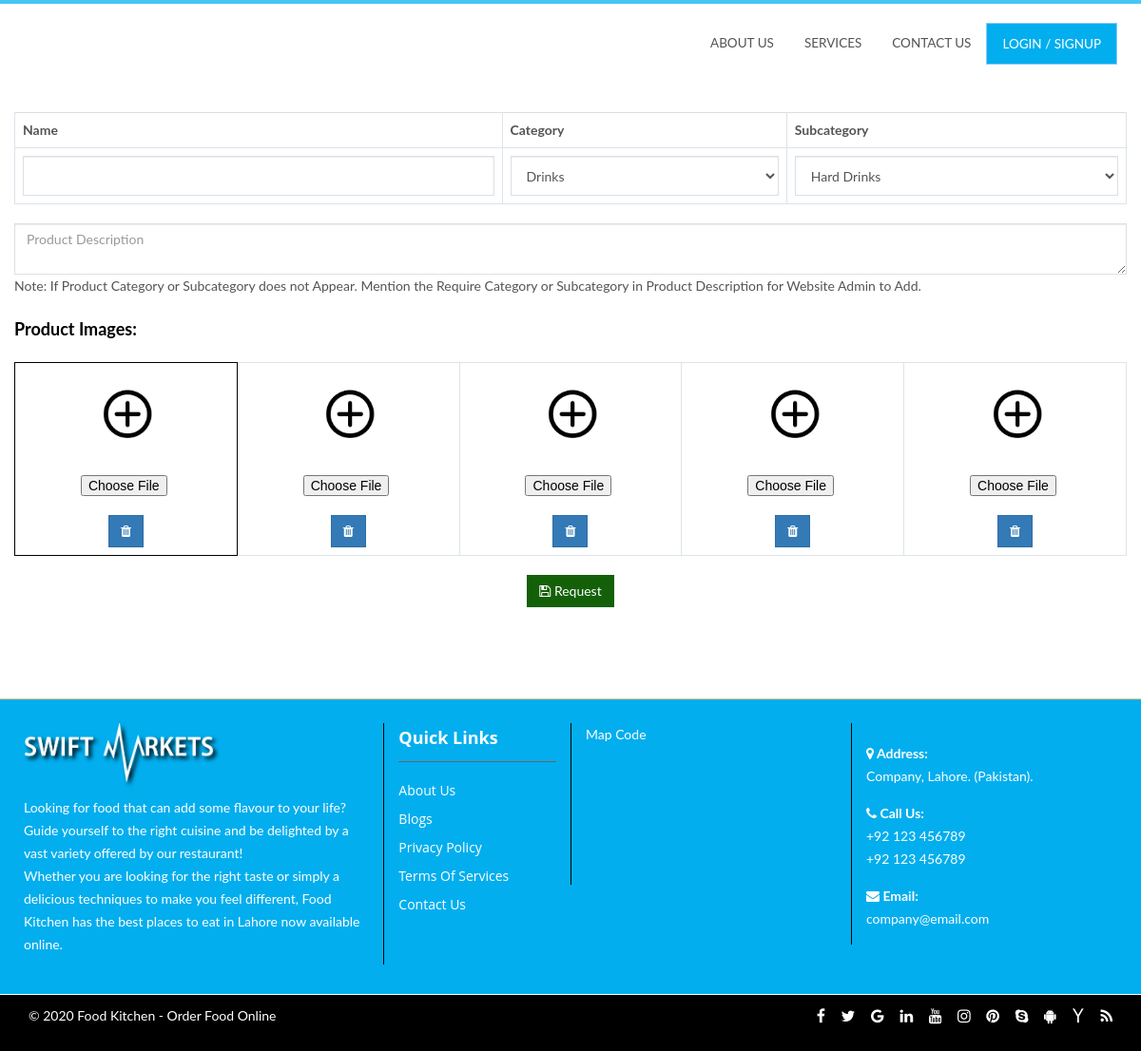
The page /requestpro.php on the database its author committed.
### tables this page shows
CREATE TABLE IF NOT EXISTS `contact` (
  `id` int(11) NOT NULL AUTO_INCREMENT,
  `sitename` text,
  `logo` text,
  `phone` text,
  `email` text,
  `address` text,
  `gmaps` text,
  `cover` text,
  `post` text,
  `fpost` text,
  `facebook` text,
  `twitter` text,
  `insta` text,
  `youtube` text,
  PRIMARY KEY (`id`)
);

CREATE TABLE IF NOT EXISTS `pages` (
  `id` int(11) NOT NULL AUTO_INCREMENT,
  `name` text NOT NULL,
  `slug` varchar(90) NOT NULL,
  `icon` text,
  `metak` text,
  `metad` text,
  `cover` text,
  `post` text,
  `res` int(11) NOT NULL DEFAULT '0',
  `ordr` int(11) NOT NULL,
  `foot` int(11) NOT NULL DEFAULT '0',
  `hide` int(11) NOT NULL DEFAULT '0',
  PRIMARY KEY (`id`),
  UNIQUE KEY `slug` (`slug`)
);

### include/connect.php (called while the page is built)
<?php	$con=mysqli_connect("localhost","root","","sm")or die(mysql_error());$glimit=100;$plimit=100;$pimglimit=5;$pclimit=10;$pslimit=300;$ilimit=100;?>

### requestpro.php (the view, shortened to what this page needs)
<!DOCTYPE html>
<html lang="en">
<head>
  <?php if(empty( $_GET['pro_name'])) $page = Null ?>
  <?php include 'include/head.php'; ?>
</head>
<body class="body-wrapper">
  <div class="main_wrapper">
      <?php include 'include/header.php'; ?>
      <br>
<div class="container ">
   <div class="row">
    <div class="card">
<?php if(!empty($page)){ ?>
    <Br><br>
    <center><h2>Thank You Product Request has been sent Successfully to the Admin...
    </h2>
        Product will be Live for Review after Approval.
    </center>
    <div class="space"></div>
<?php }else {?>
          <form method="post" action="" enctype="multipart/form-data">
            <table class="table table-bordered">
              <thead>
               <th>
                Name
              </th>
              <th>
                Category
              </th>
              <th colspan="2">
               Subcategory
             </th>
           </thead>
           <tbody>
               <tr>
                 <td>
                   <input type="text" class="form-control" name="name" value="">
                 </td>
                 <td>
                <select class="form-control" placeholder="Select Brand" name="catid">
                   <?php
                   $rowsx =mysqli_query($con,"SELECT * FROM productcat ORDER BY ordr" ) or die(mysqli_error($con));
                   while($rowx=mysqli_fetch_array($rowsx)){
                    $name= $rowx['name'];
                    $newcat= $rowx['id']; ?>
                    <option  value="<?php echo $newcat ?>"><?php echo $name ?></option>
                  <?php } ?>
                </select>
                </td>
                 <td colspan="2">
                <select class="form-control" placeholder="Select Subcategory" name="subid">
                   <?php
                   $rowsx =mysqli_query($con,"SELECT * FROM productsubcat ORDER BY ordr" ) or die(mysqli_error($con));
                   while($rowx=mysqli_fetch_array($rowsx)){
                    $name= $rowx['name'];
                    $newcat= $rowx['id']; ?>
                    <option value="<?php echo $newcat ?>"><?php echo $name ?></option>
                  <?php } ?>
                </select>
                </td>
               </tr>
    </tbody>
  </table>
  <textarea name="desp" id="editor1" class="form-control" placeholder="Product Description"></textarea>
  Note: If Product Category or Subcategory does not Appear. Mention the Require Category or Subcategory in Product Description for Website Admin to Add.
  <br>
  <br>
  <div class="images">
    <h4>Product Images:</h4>
    <br>
    <table class="table table-bordered">
      <tbody>
        <tr>
          <?php for($nt=1;$nt<=$pimglimit;$nt++){ ?>
            <td class="text-center <?php if($nt==1) echo "mainimg" ?>" >
               <img src="images/plus.png" class="plusimg" >
               <br>
                <br>
              <center>
                <input <?php if( empty($row["img$nt"]) AND $nt==1) echo "required"; ?> type="file" name="img<?php echo $nt ?>" class="inputimg">
              </center>
              <br>
              <form action="" method="POST">
              <button name="delimg" class="btn btn-primary" value="img<?php echo $nt ?>"><i class="fa fa-trash"></i></button>
            </form>
            </td>
          <?php } ?>
        </tr>
      </tbody>
    </table>
  </div>
  <center>
   <button type="submit" name="addpro" class="btn btn-danger " value=""> <i class="fa fa-save"></i> Request</button>
 </center>
</form>
<?php } ?>
    </div>
</div>
</div>
</div>
<?php include 'include/footer.php'; ?>
</div>
</body>
</html>

### include/footer.php (shortened to what this page needs)
<div id="contact">
<br>
<br>
<br>
  <footer class="footer-v1">
  <div class="menuFooter clearfix" style="background: #02aeee">
    <div class="">
      <div class="row clearfix" style="margin-right: 0px;    margin-left: 0px;    padding: 10px;">
    <div class="col-sm-4">
          <p><img src="images/logow.png" alt="" class="fimg"/></p>
          <p><?php echo $fpost ;?></p>
        </div>
        <div class="col-sm-2 col-xs-12 borderLeft">
          <h5>Quick Links</h5>
          <ul class="menuLink">
          <?php
          $rows =mysqli_query($con,"SELECT name,slug,res FROM pages where foot=1  ORDER BY ordr" ) or die(mysqli_error($con));
            while($row=mysqli_fetch_array($rows)){
              $slug = $row['slug'];
              $name = $row['name'];
              ?>
            <li <?php if($slug=='videos') echo ' style="display:none;" ' ; ?> ><a href="<?php echo $slug ?>"><?php echo $name ?></a></li>
                    <?php } ?>
          </ul>
          <br>
          <br>
        </div>
        <div class="col-sm-3 col-xs-6 borderLeft">
          <div class="">
           <?php echo $gmaps ?>
          </div>
        </div>
        <div class="col-sm-3 col-xs-6 borderLeft">
          <div class="footer-address">
           <p>
                            <strong><i class="fa fa-map-marker"></i> Address:</strong> <br>
                            <?php echo $siteaddress ?>
              </p>
                        <p>
                          <strong><i class="fa fa-phone"></i> Call Us:</strong> <br>
                            <?php echo $sitephone ?> <br>
                            <?php echo $sitephone ?>
                        </p>
                        <p>
                          <strong><i class="fa fa-envelope"></i> Email:</strong> <br>
                            <?php echo $sitemail ?>
                        </p>
          </div>
        </div>
      </div>
    </div>
  </div>
  <div class="footer clearfix" style="background: #000; color: #fff " >
    <div class="container">
      <div class="row clearfix">
        <div class="col-sm-6 col-xs-12 ">
          <p>© 2020 <?php echo $sitename ?> </p>
        </div>
        <div class="col-sm-6 col-xs-12 privacy_policy">
           <a href="#" class="fa fa-facebook"></a>
<a href="#" class="fa fa-twitter"></a>
<a href="#" class="fa fa-google"></a>
<a href="#" class="fa fa-linkedin"></a>
<a href="#" class="fa fa-youtube"></a>
<a href="#" class="fa fa-instagram"></a>
<a href="#" class="fa fa-pinterest"></a>
<a href="#" class="fa fa-skype"></a>
<a href="#" class="fa fa-android"></a>
<a href="#" class="fa fa-yahoo"></a>
<a href="#" class="fa fa-rss"></a>
        </div>
      </div>
    </div>
  </div>
</footer>

### css/default.css (style rules this page uses)
a, a:hover, .header .navbar-default .navbar-nav li a:hover, .header .navbar-default .navbar-nav .active a, .header .navbar-default .navbar-nav .active a:hover, .header .navbar-default .navbar-nav .active a:focus, .header .navbar-nav li.open .dropdown-menu li a:hover, .header .navbar-nav li.open .dropdown-menu li a:focus, .header .navbar-nav li.dropdown .dropdown-menu li a:hover, .header .navbar-nav li.dropdown .dropdown-menu li a:focus, .header .navbar-nav li.open .dropdown-menu li.active a, .header .navbar-nav li.dropdown .dropdown-menu li.active a, .courses_right_inner td ul li.active a, .courses_right_inner td a:hover, .courses_left_inner ul li a:hover, .courses_left_inner ul li a:focus, .courses_left_inner ul li.active a, .item_inner a.fees, .sidebar_item.admission .item_inner.program ul li a:hover, .sidebar_item.admission .item_inner.program ul li.active a, .item_inner.question a, .fc-center h2, .fc-event-container a.more, ul.contact_info li .fa, ul.contact_info li a:hover, .error-content a, li.language.dropdown ul.dropdown-menu li.active a, li.language.dropdown ul.dropdown-menu li a:hover { color: #105d05 }

### css/custom.css (style rules this page uses)
html { scroll-behavior: smooth; }
body { font-family: "Lato",sans-serif; }
h1, h2, h3, h4 { font-family: "Lato",sans-serif; font-weight: 700; color: #000000; margin: 0; }
a { color: #02aeee; }
.btn { color:#fff; }
a, a:hover, .header .navbar-default .navbar-nav li a:hover, .header .navbar-default .navbar-nav .active a, .header .navbar-default .navbar-nav .active a:hover, .header .navbar-default .navbar-nav .active a:focus, .header .navbar-nav li.open .dropdown-menu li a:hover, .header .navbar-nav li.open .dropdown-menu li a:focus, .header .navbar-nav li.dropdown .dropdown-menu li a:hover, .header .navbar-nav li.dropdown .dropdown-menu li a:focus, .header .navbar-nav li.open .dropdown-menu li.active a, .header .navbar-nav li.dropdown .dropdown-menu li.active a, .courses_right_inner td ul li.active a, .courses_right_inner td a:hover, .courses_left_inner ul li a:hover, .courses_left_inner ul li a:focus, .courses_left_inner ul li.active a, .item_inner a.fees, .sidebar_item.admission .item_inner.program ul li a:hover, .sidebar_item.admission .item_inner.program ul li.active a, .item_inner.question a, .fc-center h2, .fc-event-container a.more, ul.contact_info li .fa, ul.contact_info li a:hover, .error-content a, li.language.dropdown ul.dropdown-menu li.active a, li.language.dropdown ul.dropdown-menu li a:hover { color: #02aeee; }
.card { background: #fff }
.fimg { width: 200px; filter: drop-shadow(3px 3px 2px black); }

### include/header.php (style rules this page uses)
td { vertical-align: middle !important; font-size: 14px }

### requestpro.php (style rules this page uses)
.plusimg { width: 90px }
.inputimg { width: 95px }
.mainimg { border:1px solid black !important; }

### include/footer.php (style rules this page uses)
.privacy_policy a { display: inline-block; font-size: 16px; border-right: none; padding-right: 10px; line-height: 25px; color: #fff; }

### rows shown on the page
contact: fpost "Looking for food that can add some flavour to your life? Guide yourself to the right cuisine and be delighted by a vast variety offered by our restaurant! Whether you are looking for the right taste or simply a delicious techniques to make you feel different, Food Kitchen has the best places to eat in Lahore now available online.", gmaps "Map Code", address "Company, Lahore. (Pakistan).", phone "+92 123 456789", email "company@email.com", sitename "Food Kitchen - Order Food Online"
pages: name "About Us"
pages: name "Blogs"
pages: name "Privacy Policy"
pages: name "Terms Of Services"
pages: name "Contact Us"

### other values the page prints
form field catid "Drinks"
form field subid "Hard Drinks"
